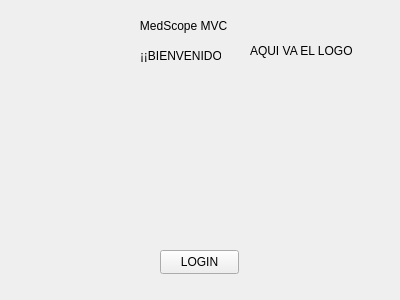
<?xml version="1.0" encoding="UTF-8"?>
<ui version="4.0">
 <class>Form</class>
 <widget class="QWidget" name="Form">
  <property name="geometry">
   <rect>
    <x>0</x>
    <y>0</y>
    <width>400</width>
    <height>300</height>
   </rect>
  </property>
  <property name="windowTitle">
   <string>Form</string>
  </property>
  <widget class="QLabel" name="lbl_nombre_app">
   <property name="geometry">
    <rect>
     <x>130</x>
     <y>10</y>
     <width>101</width>
     <height>31</height>
    </rect>
   </property>
   <property name="text">
    <string>   MedScope MVC</string>
   </property>
  </widget>
  <widget class="QLabel" name="lbl_bienvenida">
   <property name="geometry">
    <rect>
     <x>140</x>
     <y>40</y>
     <width>81</width>
     <height>31</height>
    </rect>
   </property>
   <property name="text">
    <string>¡¡BIENVENIDO!!</string>
   </property>
  </widget>
  <widget class="QLabel" name="lbl_imagen_app">
   <property name="geometry">
    <rect>
     <x>250</x>
     <y>10</y>
     <width>151</width>
     <height>81</height>
    </rect>
   </property>
   <property name="text">
    <string>AQUI VA EL LOGO</string>
   </property>
  </widget>
  <widget class="QPushButton" name="btn_iniciar">
   <property name="geometry">
    <rect>
     <x>160</x>
     <y>250</y>
     <width>79</width>
     <height>24</height>
    </rect>
   </property>
   <property name="text">
    <string>LOGIN</string>
   </property>
  </widget>
 </widget>
 <resources/>
 <connections/>
</ui>
